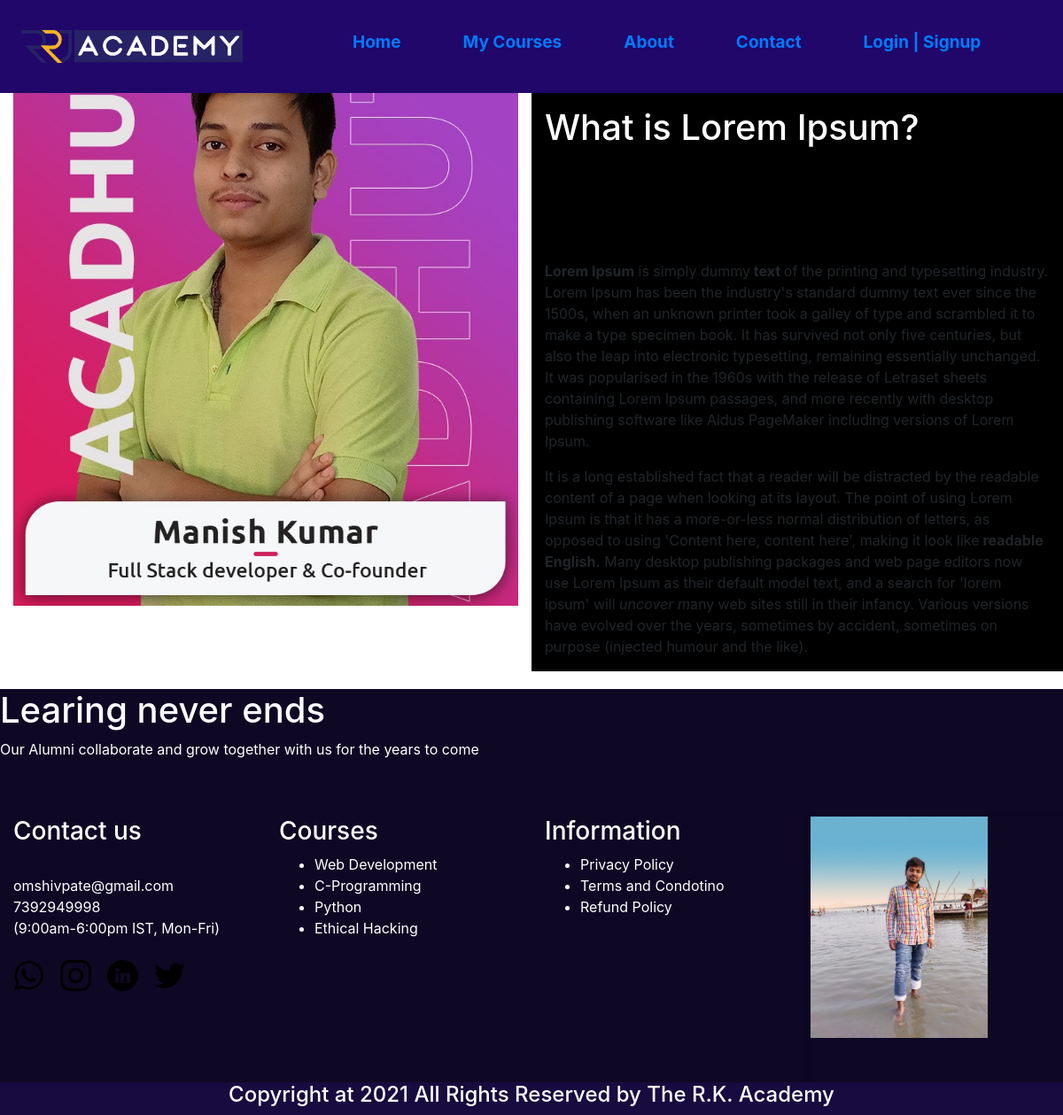
Screenshot of /newsdetails/what-is-lorem-ipsum with the database file from the repository.
### news/models.py (models this page shows)
class News(models.Model):
    news_title=models.CharField(max_length=200)
    news_desc=HTMLField()
    news_image = models.FileField(upload_to="news/",max_length=250, null=True,default=None)
    news_slug = AutoSlugField(populate_from='news_title',unique=True,null=True,default=None)

### wscubetech/views.py (the view)
# urls.py: path('newsdetails/<slug>',views.newsDetails),
def newsDetails(request,slug):
    newsDetails = News.objects.get(news_slug=slug)
    data={
        'newsDetails':newsDetails
    }
    return render(request,"newsdetails.html",data)

### templates/newsdetails.html (shortened to what this page needs)
{% load static %}
<!DOCTYPE html>
<html lang="en">
<head>
</head>
<body>
    <div class="container-fluid">
        <div class="row about2">
            <div class="col-6">
                <img src="/media/{{newsDetails.news_image}}" class="img-fluid"/>
            </div>
            <div class="col-md-6" style="background-color:black ;">
                <h1 id="about1">{{newsDetails.news_title}}</h1>
                <br>
                <br>
                <p style="text-align:justify; color: white; margin-bottom:70px;">
                    {{newsDetails.news_desc | safe}}
                </p>
            </div>
        </div>
    </div>
    {% include "footer.html" %}
    {% include "header.html" %}
</body>
</html>

### static/css/header_css.css (style rules this page uses)
html { scroll-behavior: smooth; }

### templates/newsdetails.html (style rules this page uses)
#about1 { color: white; margin-top:120px; }
.about2 { padding-bottom: 20px; }

### rows the page displays
News: news_image (picture), news_title "What is Lorem Ipsum?", news_desc "Lorem Ipsum is simply dummy text of the printing and typesetting industry. Lorem Ipsum has been the industry's standard dummy text ever since the 1500s, when an unknown printer took a galley of type and scrambled it to make a type specimen book. It has survived not only five centuries, but also the leap into electronic typesetting, remaining essentially unchanged. It was popularised in the 1960s with the release of Letraset sheets containing Lorem Ipsum passages, and more recently with desktop publishing software like Aldus PageMaker including versions of Lorem Ipsum. It is a long established fact that a reader will be distracted by the readable content of a page when looking at its layout.…"
